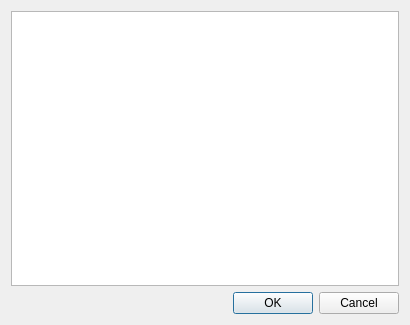
<?xml version="1.0" encoding="UTF-8"?>
<ui version="4.0">
 <class>Dialog</class>
 <widget class="QDialog" name="Dialog">
  <property name="geometry">
   <rect>
    <x>0</x>
    <y>0</y>
    <width>410</width>
    <height>325</height>
   </rect>
  </property>
  <property name="windowTitle">
   <string>Alert</string>
  </property>
  <layout class="QVBoxLayout" name="verticalLayout">
   <item>
    <widget class="QTextBrowser" name="textBrowser">
     <property name="font">
      <font>
       <pointsize>14</pointsize>
      </font>
     </property>
     <property name="sizeAdjustPolicy">
      <enum>QAbstractScrollArea::AdjustToContents</enum>
     </property>
     <property name="html">
      <string>&lt;!DOCTYPE HTML PUBLIC &quot;-//W3C//DTD HTML 4.0//EN&quot; &quot;http://www.w3.org/TR/REC-html40/strict.dtd&quot;&gt;
&lt;html&gt;&lt;head&gt;&lt;meta name=&quot;qrichtext&quot; content=&quot;1&quot; /&gt;&lt;style type=&quot;text/css&quot;&gt;
p, li { white-space: pre-wrap; }
&lt;/style&gt;&lt;/head&gt;&lt;body style=&quot; font-family:'Sans Serif'; font-size:14pt; font-weight:400; font-style:normal;&quot;&gt;
&lt;p style=&quot;-qt-paragraph-type:empty; margin-top:0px; margin-bottom:0px; margin-left:0px; margin-right:0px; -qt-block-indent:0; text-indent:0px; font-size:9pt;&quot;&gt;&lt;br /&gt;&lt;/p&gt;&lt;/body&gt;&lt;/html&gt;</string>
     </property>
    </widget>
   </item>
   <item>
    <widget class="QDialogButtonBox" name="buttonBox">
     <property name="orientation">
      <enum>Qt::Horizontal</enum>
     </property>
     <property name="standardButtons">
      <set>QDialogButtonBox::Cancel|QDialogButtonBox::Ok</set>
     </property>
    </widget>
   </item>
  </layout>
 </widget>
 <resources/>
 <connections>
  <connection>
   <sender>buttonBox</sender>
   <signal>accepted()</signal>
   <receiver>Dialog</receiver>
   <slot>accept()</slot>
   <hints>
    <hint type="sourcelabel">
     <x>248</x>
     <y>254</y>
    </hint>
    <hint type="destinationlabel">
     <x>157</x>
     <y>274</y>
    </hint>
   </hints>
  </connection>
  <connection>
   <sender>buttonBox</sender>
   <signal>rejected()</signal>
   <receiver>Dialog</receiver>
   <slot>reject()</slot>
   <hints>
    <hint type="sourcelabel">
     <x>316</x>
     <y>260</y>
    </hint>
    <hint type="destinationlabel">
     <x>286</x>
     <y>274</y>
    </hint>
   </hints>
  </connection>
 </connections>
</ui>
